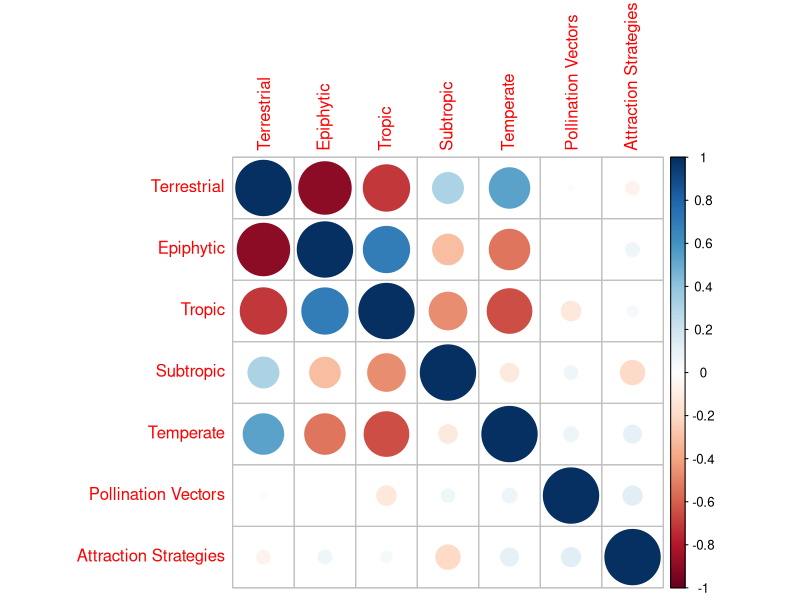
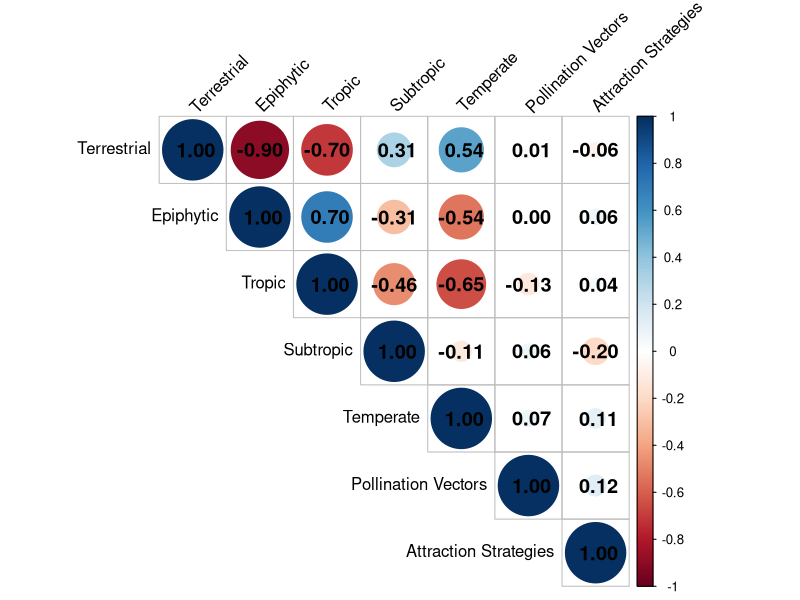

These charts were generated, in order, by the following R code:
########kendall & p值

library(readr)
library(corrplot)
library(ggplot2)

data <- read_csv("orchid_data/orchid_traits.csv")
selected_vars <- data[, c('terrestrial', 'epiphytic', 'tropic', 'subtropic', 'temperate', 'pollination_vectors', 'attraction_strategies')]
colnames(selected_vars) <- c("Terrestrial", "Epiphytic", 'Tropic', 'Subtropic', 'Temperate', "Pollination Vectors", "Attraction Strategies")

#Initialize matrices to store the Kendall correlation results and p-values
cor_matrix <- matrix(nrow = ncol(selected_vars), ncol = ncol(selected_vars))
p_matrix <- matrix(nrow = ncol(selected_vars), ncol = ncol(selected_vars))
rownames(cor_matrix) <- colnames(selected_vars)
colnames(cor_matrix) <- colnames(selected_vars)
rownames(p_matrix) <- colnames(selected_vars)
colnames(p_matrix) <- colnames(selected_vars)

#Calculate Kendall correlation and p-values for each pair of variables, and fill the matrices
for (i in 1:ncol(selected_vars)) {
  for (j in i:ncol(selected_vars)) {
    if (i == j) {
      cor_matrix[i, j] <- 1  # The correlation of a variable with itself is 1
      p_matrix[i, j] <- NA  # P-value is not applicable for the same variable comparison
    } else {
      test_result <- cor.test(selected_vars[[i]], selected_vars[[j]], method = "kendall", exact = FALSE)
      cor_matrix[i, j] <- test_result$estimate
      cor_matrix[j, i] <- test_result$estimate  # Fill both the upper and lower triangle of the matrix
      p_matrix[i, j] <- test_result$p.value
      p_matrix[j, i] <- test_result$p.value  # Same for p-values
    }
  }
}


cor_matrix <- round(cor_matrix, digits = 3)
p_matrix <- round(p_matrix, digits = 3)

print(cor_matrix)
print(p_matrix)  # Also print the p-value matrix

corrplot(cor_matrix, method = "circle")
svg("orchid_result/fig1e_correlations_kendall.svg", width = 9.6, height = 6.4)
corrplot(cor_matrix, method = "circle", type = "upper", tl.col = "black", tl.srt = 45, addCoef.col = "black", number.cex = 1.2)
dev.off()
